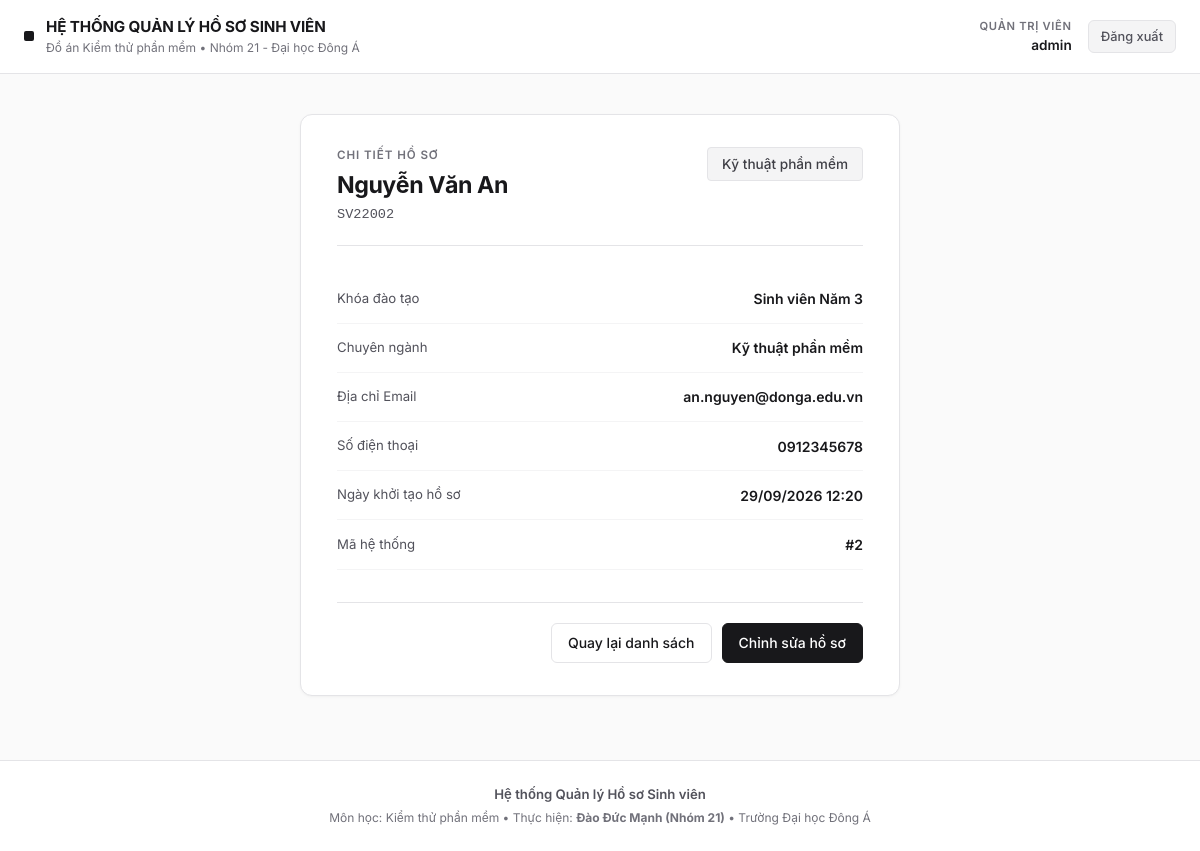
Screenshot of /student/2 (signed in) with the database file from the repository.
### models.py (models this page shows)
class Student(db.Model):
    id = db.Column(db.Integer, primary_key=True)
    name = db.Column(db.String(150), nullable=False)
    usn = db.Column(db.String(30), nullable=False, unique=True)
    branch = db.Column(db.String(50), nullable=False)
    year = db.Column(db.Integer, nullable=False)
    email = db.Column(db.String(120))
    phone = db.Column(db.String(20))
    created_at = db.Column(db.DateTime, default=datetime.utcnow)

### app.py (the view)
    @app.route('/student/<int:sid>')
    @login_required
    def view_student(sid):
        s = Student.query.get_or_404(sid)
        return render_template('view_student.html', student=s)

### templates/view_student.html (shortened to what this page needs)
{% extends "base.html" %}
{% block content %}
<div class="view-wrapper">
  <div class="view-container">
    <div class="view-header">
      <div>
        <div class="view-eyebrow">Chi tiết hồ sơ</div>
        <h1 class="view-title">{{ student.name }}</h1>
        <div class="view-usn">{{ student.usn }}</div>
      </div>
      <div>
        <span class="tag-branch" style="font-size: 0.85rem; padding: 6px 14px;">{{ student.branch }}</span>
      </div>
    </div>
    <div class="info-list">
      <div class="info-row">
        <span class="info-label">Khóa đào tạo</span>
        <span class="info-value">Sinh viên Năm {{ student.year }}</span>
      </div>
      <div class="info-row">
        <span class="info-label">Chuyên ngành</span>
        <span class="info-value">{{ student.branch }}</span>
      </div>
      <div class="info-row">
        <span class="info-label">Địa chỉ Email</span>
        <span class="info-value">{{ student.email or 'Chưa cập nhật' }}</span>
      </div>
      <div class="info-row">
        <span class="info-label">Số điện thoại</span>
        <span class="info-value">{{ student.phone or 'Chưa cập nhật' }}</span>
      </div>
      <div class="info-row">
        <span class="info-label">Ngày khởi tạo hồ sơ</span>
        <span class="info-value">{{ student.created_at.strftime('%d/%m/%Y %H:%M') if student.created_at else '—' }}</span>
      </div>
      <div class="info-row">
        <span class="info-label">Mã hệ thống</span>
        <span class="info-value">#{{ student.id }}</span>
      </div>
    </div>
    <div class="view-actions">
      <a href="{{ url_for('dashboard') }}" class="btn btn-secondary">Quay lại danh sách</a>
      <a href="{{ url_for('edit_student', sid=student.id) }}" class="btn btn-primary">Chỉnh sửa hồ sơ</a>
    </div>
  </div>
</div>
{% endblock %}

### static/css/style.css (style rules this page uses)
:root { --font-sans: 'Inter', -apple-system, BlinkMacSystemFont, "Segoe UI", Roboto, sans-serif; --font-mono: ui-monospace, SFMono-Regular, Menlo, Monaco, Consolas, "Liberation Mono", "Courier New", monospace; --bg-app: #fafafa; --bg-card: #ffffff; --bg-subtle: #f4f4f5; --border-light: #e4e4e7; --border-subtle: #f4f4f5; --border-focus: #18181b; --text-primary: #18181b; --text-secondary: #52525b; --text-muted: #71717a; --primary: #18181b; --primary-hover: #27272a; --primary-text: #ffffff; --danger: #b91c1c; --danger-bg: #fef2f2; --danger-border: #fecaca; --success: #15803d; --success-bg: #f0fdf4; --success-border: #bbf7d0; --radius-xs: 4px; --radius-sm: 6px; --radius-md: 8px; --radius-lg: 12px; --shadow-subtle: 0 1px 2px 0 rgba(0, 0, 0, 0.03); --shadow-card: 0 1px 3px 0 rgba(0, 0, 0, 0.04), 0 1px 2px -1px rgba(0, 0, 0, 0.02); --shadow-dropdown: 0 4px 6px -1px rgba(0, 0, 0, 0.05), 0 2px 4px -2px rgba(0, 0, 0, 0.03); }
* { box-sizing: border-box; margin: 0; padding: 0; }
body { font-family: var(--font-sans); background-color: var(--bg-app); color: var(--text-primary); line-height: 1.5; min-height: 100vh; display: flex; flex-direction: column; -webkit-font-smoothing: antialiased; }
.btn { display: inline-flex; align-items: center; justify-content: center; padding: 0.55rem 1rem; font-family: inherit; font-size: 0.875rem; font-weight: 500; border-radius: var(--radius-sm); text-decoration: none; cursor: pointer; transition: all 0.15s ease; white-space: nowrap; }
.btn-primary { background: var(--primary); color: var(--primary-text); border: 1px solid var(--primary); }
.btn-secondary { background: #ffffff; color: var(--text-primary); border: 1px solid var(--border-light); }
.tag-branch { display: inline-block; font-size: 0.775rem; font-weight: 500; color: #3f3f46; background: #f4f4f5; padding: 3px 8px; border-radius: var(--radius-xs); border: 1px solid var(--border-light); }
.view-wrapper { max-width: 600px; margin: 0 auto; }
.view-container { background: var(--bg-card); border: 1px solid var(--border-light); border-radius: var(--radius-lg); padding: 2rem 2.25rem; box-shadow: var(--shadow-card); }
.view-header { display: flex; justify-content: space-between; align-items: flex-start; margin-bottom: 1.75rem; border-bottom: 1px solid var(--border-light); padding-bottom: 1.25rem; }
.view-eyebrow { font-size: 0.725rem; text-transform: uppercase; letter-spacing: 0.08em; font-weight: 600; color: var(--text-muted); margin-bottom: 4px; }
.view-title { font-size: 1.45rem; font-weight: 700; letter-spacing: -0.02em; color: var(--text-primary); }
.view-usn { font-family: var(--font-mono); font-size: 0.85rem; color: var(--text-secondary); margin-top: 2px; }
.info-list { display: flex; flex-direction: column; }
.info-row { display: flex; justify-content: space-between; align-items: center; padding: 0.85rem 0; border-bottom: 1px solid var(--border-subtle); }
.info-label { font-size: 0.825rem; color: var(--text-secondary); }
.info-value { font-size: 0.875rem; font-weight: 600; color: var(--text-primary); }
.view-actions { margin-top: 2rem; padding-top: 1.25rem; border-top: 1px solid var(--border-light); display: flex; justify-content: flex-end; gap: 10px; }

### rows the page displays
Student: name "Nguyễn Văn An", usn "SV22002", branch "Kỹ thuật phần mềm", year "3", email "an.nguyen@donga.edu.vn", phone "0912345678", created_at "29/09/2026 12:20", id "2"

### other values shown
{{ session.username }} "admin"
